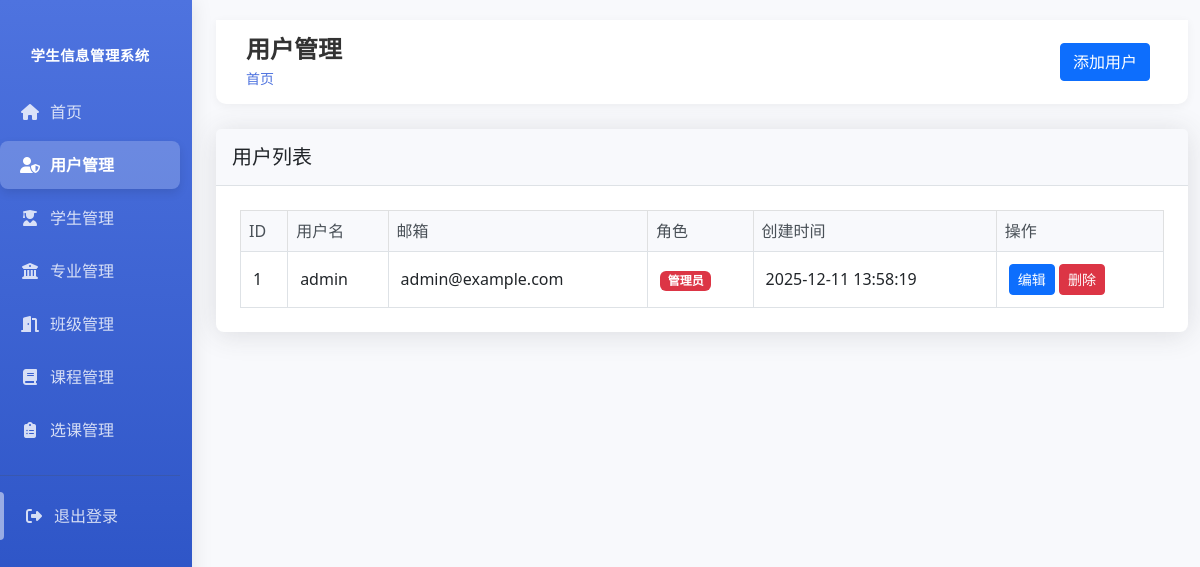
The page /users (signed in) on the database as committed earlier.
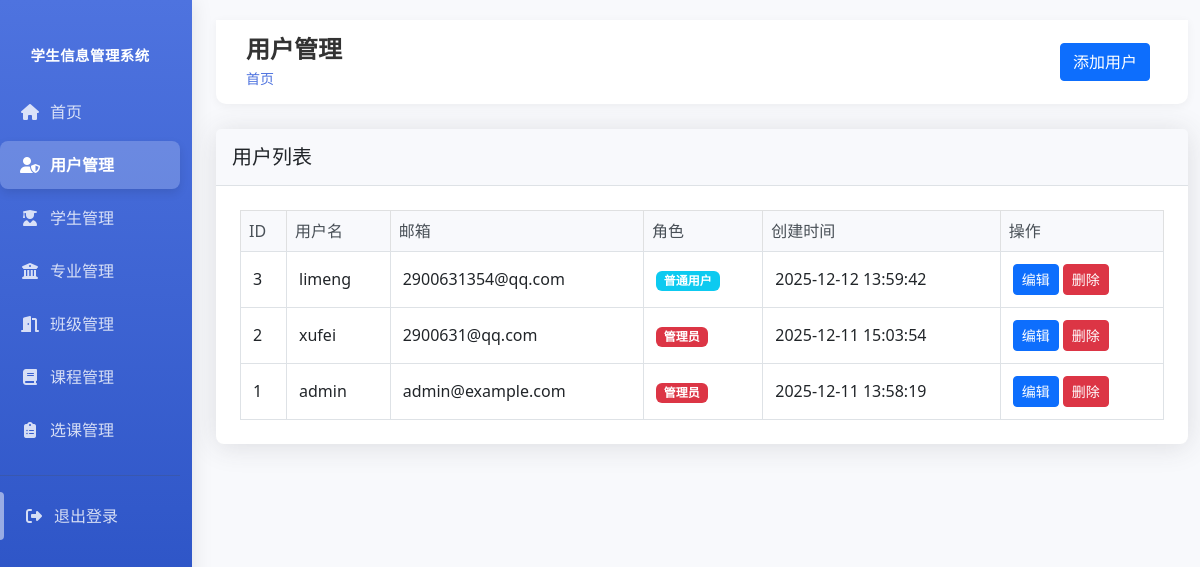
The same page on the database as committed later.
### tables this page shows
CREATE TABLE users (
        id INTEGER PRIMARY KEY AUTOINCREMENT,
        username TEXT UNIQUE NOT NULL,
        password TEXT NOT NULL,
        email TEXT UNIQUE NOT NULL,
        role TEXT NOT NULL DEFAULT 'user',
        created_at TIMESTAMP DEFAULT CURRENT_TIMESTAMP
    );

### app.py (the view)
@app.route("/users")
@login_required
@admin_required
def users():
    conn = get_db_connection()
    users = conn.execute("SELECT * FROM users ORDER BY created_at DESC").fetchall()
    conn.close()
    return render_template("users/index.html", users=users)

### app.py (called while the page is built)
def login_required(f):
    @wraps(f)
    def decorated_function(*args, **kwargs):
        if "user_id" not in session:
            return redirect(url_for("login"))
        return f(*args, **kwargs)
    return decorated_function

def admin_required(f):
    @wraps(f)
    def decorated_function(*args, **kwargs):
        if "user_id" not in session or session.get("role") != "admin":
            flash("您没有权限访问此页面")
            return redirect(url_for("dashboard"))
        return f(*args, **kwargs)
    return decorated_function

def get_db_connection():
    conn = sqlite3.connect("student_management.db")
    conn.row_factory = sqlite3.Row
    return conn

### templates/users/index.html (shortened to what this page needs)
{% extends "base.html" %}
{% block header %}用户管理{% endblock %}
{% block actions %}
<a href="{{ url_for('create_user') }}" class="btn btn-primary">添加用户</a>
{% endblock %}
{% block content %}
<div class="card">
    <div class="card-header">
        <h5 class="card-title mb-0">用户列表</h5>
    </div>
    <div class="card-body">
        <div class="table-responsive">
            <table class="table table-bordered table-hover">
                <thead class="table-light">
                    <tr>
                        <th>ID</th>
                        <th>用户名</th>
                        <th>邮箱</th>
                        <th>角色</th>
                        <th>创建时间</th>
                        <th>操作</th>
                    </tr>
                </thead>
                <tbody>
                    {% for user in users %}
                    <tr>
                        <td>{{ user.id }}</td>
                        <td>{{ user.username }}</td>
                        <td>{{ user.email }}</td>
                        <td>
                            {% if user.role == 'admin' %}
                            <span class="badge bg-danger">管理员</span>
                            {% else %}
                            <span class="badge bg-info">普通用户</span>
                            {% endif %}
                        </td>
                        <td>{{ user.created_at }}</td>
                        <td>
                            <a href="{{ url_for('edit_user', user_id=user.id) }}" class="btn btn-sm btn-primary">编辑</a>
                            <form action="{{ url_for('delete_user', user_id=user.id) }}" method="post" style="display: inline;" onsubmit="return confirm('确定要删除此用户吗？');">
                                <button type="submit" class="btn btn-sm btn-danger">删除</button>
                            </form>
                        </td>
                    </tr>
                    {% endfor %}
                </tbody>
            </table>
        </div>
    </div>
</div>
{% endblock %}

Rows that differ between the two databases and show on the page:
added users: id "3", username "limeng", email "2900631354@qq.com", role "普通用户", created_at "2025-12-12 13:59:42"
added users: id "2", username "xufei", email "2900631@qq.com", role "管理员", created_at "2025-12-11 15:03:54"
